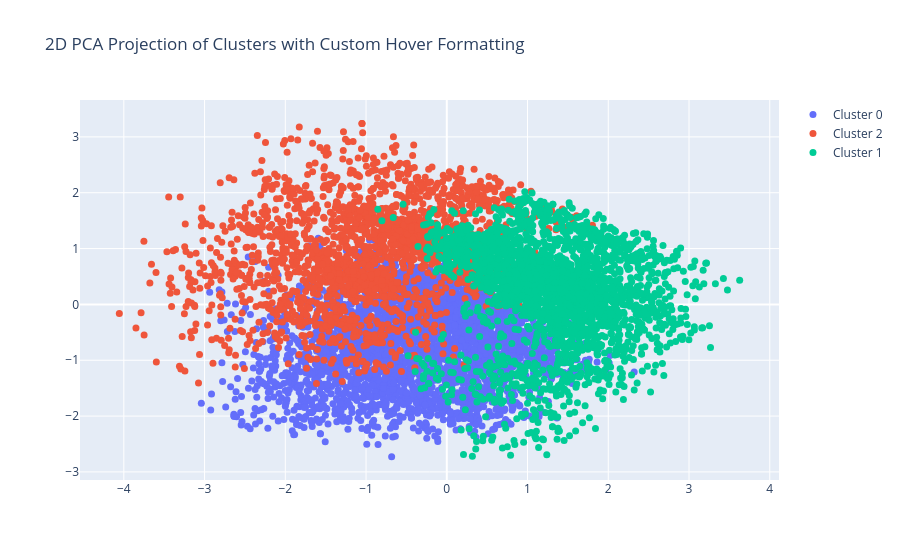

Notebook code for this chart:
### Code cell
# 2D Visualization
df_pca_2d = pd.DataFrame(X_pca[:, :2], columns=['PCA1', 'PCA2'])
df_pca_2d['cluster'] = clusters.astype(str)
df_pca_2d = pd.concat([
    df_pca_2d.reset_index(drop=True),
    data_filtered_with_clusters2.reset_index(drop=True)[
        ['budget', 'popularity', 'return_on_investment_ratio', 'num_genres', 'release_year', 'num_production_companies']
    ]
], axis=1)

# This will let us hover over a data point to find its info
fig = go.Figure()

for cluster_id in df_pca_2d['cluster'].unique():
    cluster_data = df_pca_2d[df_pca_2d['cluster'] == cluster_id]
    fig.add_trace(go.Scatter(
        x=cluster_data['PCA1'],
        y=cluster_data['PCA2'],
        mode='markers',
        name=f'Cluster {cluster_id}',
        marker=dict(size=7),
        hovertemplate=(
            'cluster=%{text}<br>' +
            'budget=%{customdata[0]:.2f}<br>' +
            'popularity=%{customdata[1]:.2f}<br>' +
            'return_on_investment_ratio=%{customdata[2]:.2f}<br>' +
            'num_genres=%{customdata[3]}<br>' +
            'release_year=%{customdata[4]}<br>' +
            'num_production_companies=%{customdata[5]}<extra></extra>'
        ),
        text=cluster_data['cluster'],
        customdata=cluster_data[['budget', 'popularity', 'return_on_investment_ratio',
                                'num_genres', 'release_year', 'num_production_companies']].values
    ))

fig.update_layout(title='2D PCA Projection of Clusters with Custom Hover Formatting')
fig.show()

### Figure 1 — Plotly figure (JSON) as saved in the notebook; plotly's stock layout.template omitted (floating-point values rounded to 4 significant figures; data arrays with more than 128 entries replaced by an {"elided": "..."} marker saying what was removed)
{"data": [{"customdata": {"elided": "3671x6 float values"}, "hovertemplate": "cluster=%{text}<br>budget=%{customdata[0]:.2f}<br>popularity=%{customdata[1]:.2f}<br>return_on_investment_ratio=%{customdata[2]:.2f}<br>num_genres=%{customdata[3]}<br>release_year=%{customdata[4]}<br>num_production_companies=%{customdata[5]}<extra></extra>", "marker": {"size": 7}, "mode": "markers", "name": "Cluster 0", "text": {"elided": "3671 str values"}, "type": "scatter", "x": {"elided": "3671 float values"}, "y": {"elided": "3671 float values"}}, {"customdata": {"elided": "2128x6 float values"}, "hovertemplate": "cluster=%{text}<br>budget=%{customdata[0]:.2f}<br>popularity=%{customdata[1]:.2f}<br>return_on_investment_ratio=%{customdata[2]:.2f}<br>num_genres=%{customdata[3]}<br>release_year=%{customdata[4]}<br>num_production_companies=%{customdata[5]}<extra></extra>", "marker": {"size": 7}, "mode": "markers", "name": "Cluster 2", "text": {"elided": "2128 str values"}, "type": "scatter", "x": {"elided": "2128 float values"}, "y": {"elided": "2128 float values"}}, {"customdata": {"elided": "2542x6 float values"}, "hovertemplate": "cluster=%{text}<br>budget=%{customdata[0]:.2f}<br>popularity=%{customdata[1]:.2f}<br>return_on_investment_ratio=%{customdata[2]:.2f}<br>num_genres=%{customdata[3]}<br>release_year=%{customdata[4]}<br>num_production_companies=%{customdata[5]}<extra></extra>", "marker": {"size": 7}, "mode": "markers", "name": "Cluster 1", "text": {"elided": "2542 str values"}, "type": "scatter", "x": {"elided": "2542 float values"}, "y": {"elided": "2542 float values"}}], "layout": {"title": {"text": "2D PCA Projection of Clusters with Custom Hover Formatting"}}}
